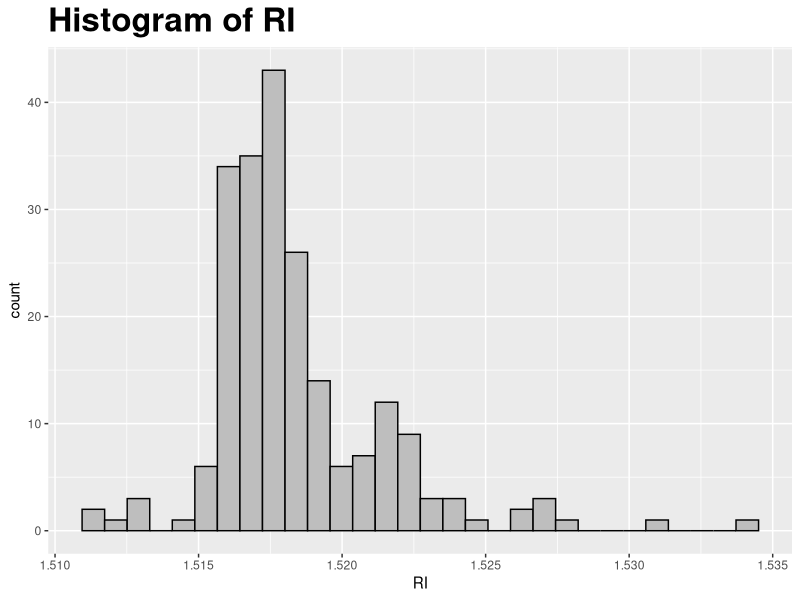
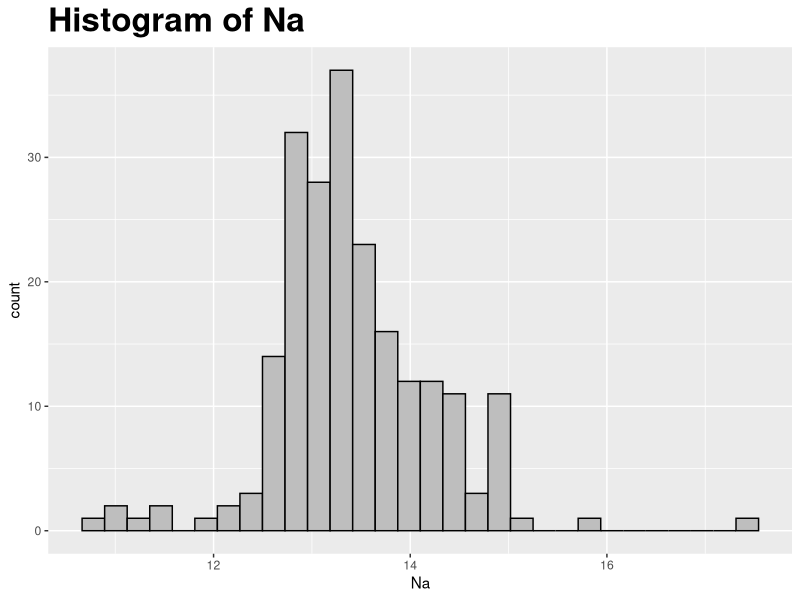
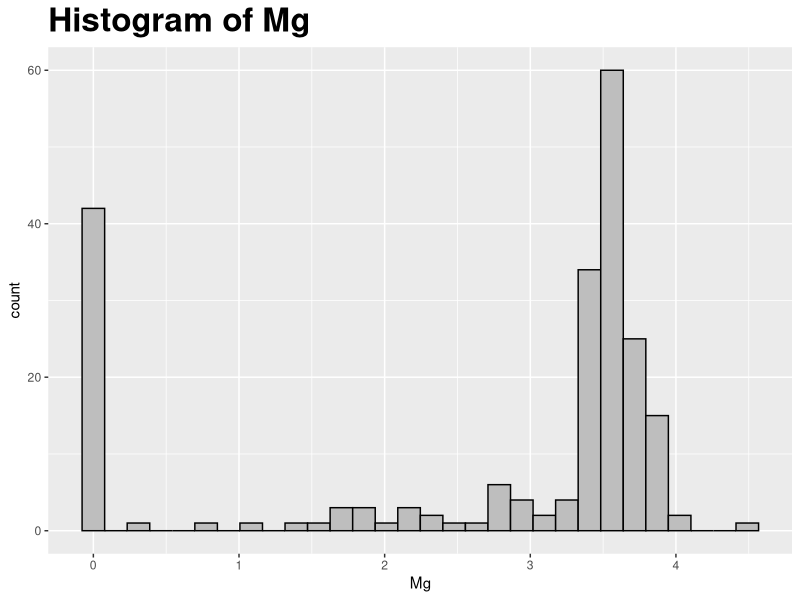
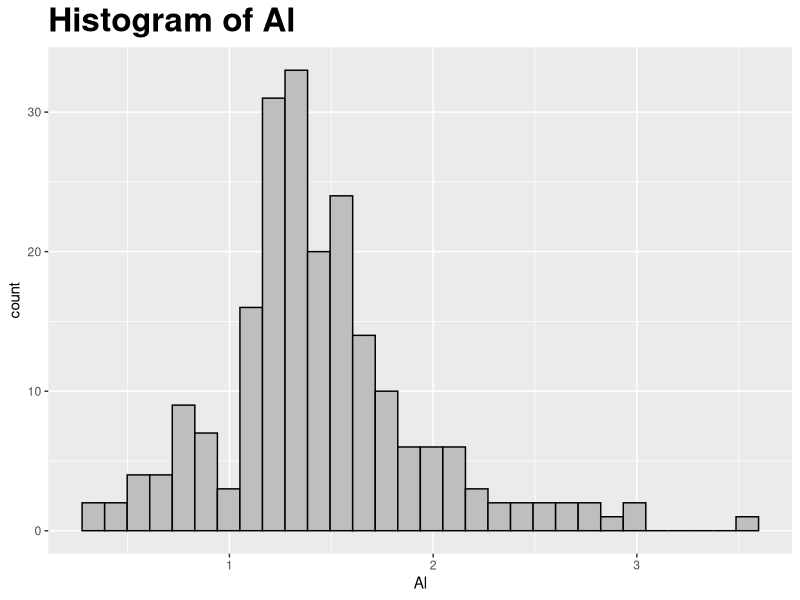
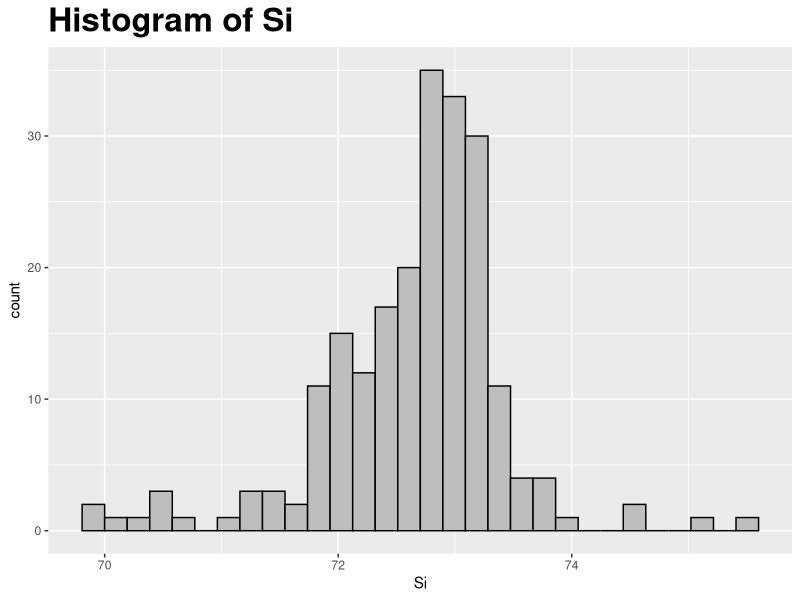
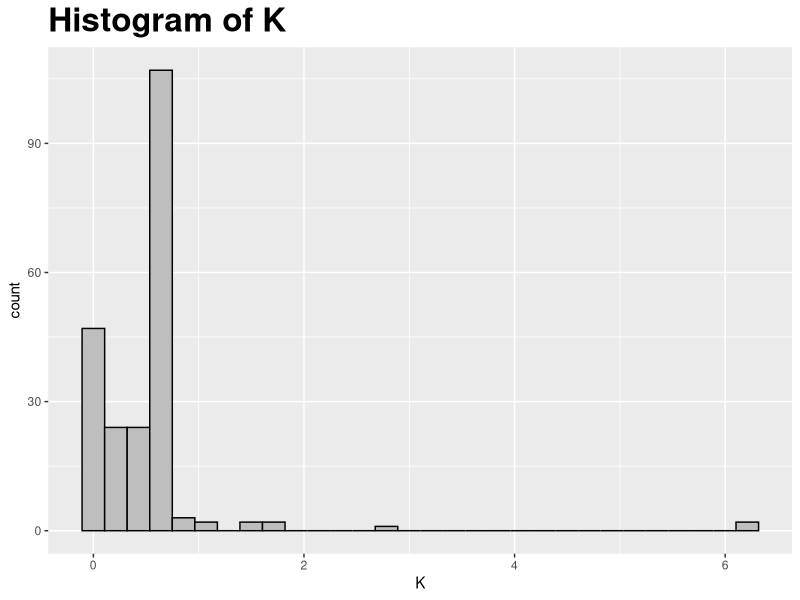
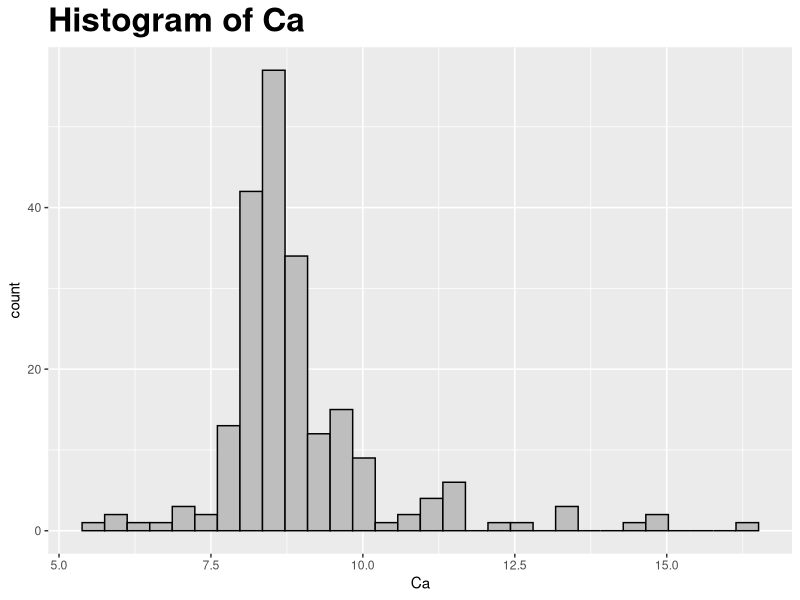
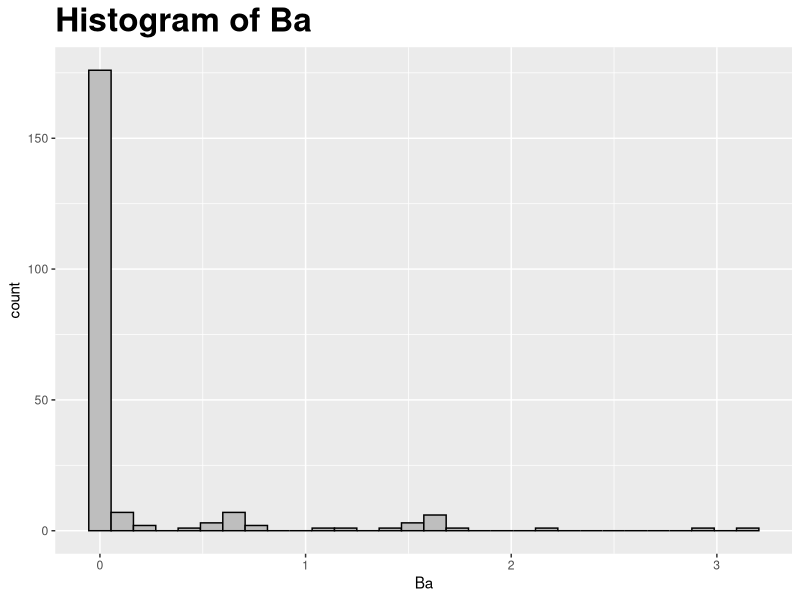

Here is the R script that generated these plots, in order: (Note: this script raises an error after producing the figures.)
#Verificando se os pacotes necessários já estão instalados e instalando-os em caso contrário.
required_packages <- c("e1071", "mlbench", "corrplot", "ggplot2","ggfortify", "GGally", "dplyr")
installed_packages <- rownames(installed.packages())
for (requirement in required_packages){
  if(!(requirement %in% installed_packages)){
    install.packages(requirement)
  }
}

#Carregando os pacotes
library(dplyr)
library(e1071)
library(mlbench)
library(corrplot)
library(ggplot2)
library(ggfortify)
library(GGally)

#Função retirada da internet
#Verifica a existência de um diretório e o cria caso ainda não exista

mkdirs <- function(dir){
  if(!file.exists(dir)){
    mkdirs(dirname(dir))
    dir.create(dir)
  }
}

#Carregando o Dataset
data(Glass)
attach(Glass)

data <- Glass[,-10]
elements <- colnames(data)

#Item 1

#Criando o caminho, caso ainda não exista, para os arquivos serem salvos
main_path = file.path(getwd(),"figures")
file_path=file.path(main_path,"unconditional")
mkdirs(file_path)

#Salvando os histogramas não condicionais na pasta correspondete
for(element in elements){
    file_name=paste0("Histogram_of_", element)
    png(file.path(file_path, paste0(file_name,".png")))
    suppressMessages(print(ggplot(data = data, aes(data[[element]])) + xlab(element) + ggtitle(paste("Histogram of",element)) + theme(plot.title = element_text(size = 24, face = "bold")) + geom_histogram(colour="black", fill="gray")))
    dev.off()
}

#Calculando as estatísticas descritivas do conjunto de dados
mean_vec <- mapply(mean, data) %>% round(6)
std_vec <- mapply(sd, data) %>% round(6)
skewness_vec <- mapply(skewness, data) %>% round(6)

#Salvando as estatísticas em um arquivo .csv
statistics <- data.frame(rbind(mean_vec,std_vec,skewness_vec))
rownames(statistics) <- c("Mean", "SD", "Skewness")
write.csv(statistics,file.path(file_path, "Unconditional_Statistics.csv"),row.names = TRUE)


#Item 2

for(class in unique(Type)){
  #Criando as pastas referentes a cada classe
  file_path=file.path(main_path,paste0("class-conditional/Class",class))
  mkdirs(file_path)
  
  #Separando os dados por classe e calculando suas estatísticas descritivas
  df <- data[Type==class,]
  mean_vec <- mapply(mean, df) %>% round(6)
  std_vec <- mapply(sd, df) %>% round(6)
  skewness_vec <- mapply(skewness, df) %>% round(6)
  
  #Salvando essas estatísticas em um arquivo .csv
  cc_statistics <- data.frame(rbind(mean_vec,std_vec,skewness_vec))
  rownames(cc_statistics) <- c("Mean", "SD", "Skewness")
  write.csv(cc_statistics, file.path(file_path, paste0("Conditional_Statistics-Class",class,".csv")),row.names = FALSE)
  
  #Salvando os histogramas condicionados às classes nas suas pastas correspondentes
  for(element in elements){
        file_name=paste0("Histogram_of_", element)
        png(file.path(file_path, paste0(file_name,"-Class",class,".png")))
        suppressMessages(print(ggplot(data = df, aes(df[[element]])) + xlab(element) + ggtitle(paste("Histogram of",element)) + theme(plot.title = element_text(size = 24, face = "bold")) + geom_histogram(colour="black", fill="gray")))
        dev.off()
  }
}

#Item 3

#Plots dois a dois dos preditores do conjunto de dados

p <- ggpairs(Glass[-10], aes(colour = Type, alpha = 0.4), upper = list(continuous = "points", combo = "dot_no_facet"),
        diag = list(continuous = "barDiag"), legend=3)
p <- p + theme(axis.text.x = element_text(angle = 50, hjust = 1))
file_name = "figures/pairsPlot.png"
png(file_name)
p
dev.off()

#Criando a matriz de correlação e salvando os valores e seu plot
corr.mat <- cor(Glass[-10])
write.csv(corr.mat, "figures/correlationMatrix.csv",row.names = FALSE)

file_name = "figures/correlationMatrix.png"
png(file_name)
corrplot(corr=corr.mat, method = "square")
dev.off()

#Item 4

#Item 4

#Plot dos dados transformados nos componentes principais e os autovetores associados a cada preditor original
#Representação bidimensional com os dois primeiros componentes 

pcaObject <- prcomp(Glass[,1:9],center = TRUE, scale. = TRUE)
file_name = "figures/pcaPlot.png"
png(file_name)
autoplot(pcaObject,data=Glass,colour ='Type', loadings = TRUE, loadings.colour = 'blue', loadings.label = TRUE, loadings.label.size = 3)
dev.off()

#Plot da variância de cada componente

file_name = "figures/varPlot.png"
png(file_name)
plot(pcaObject, main="Variância dos Componentes Principais")
dev.off()
